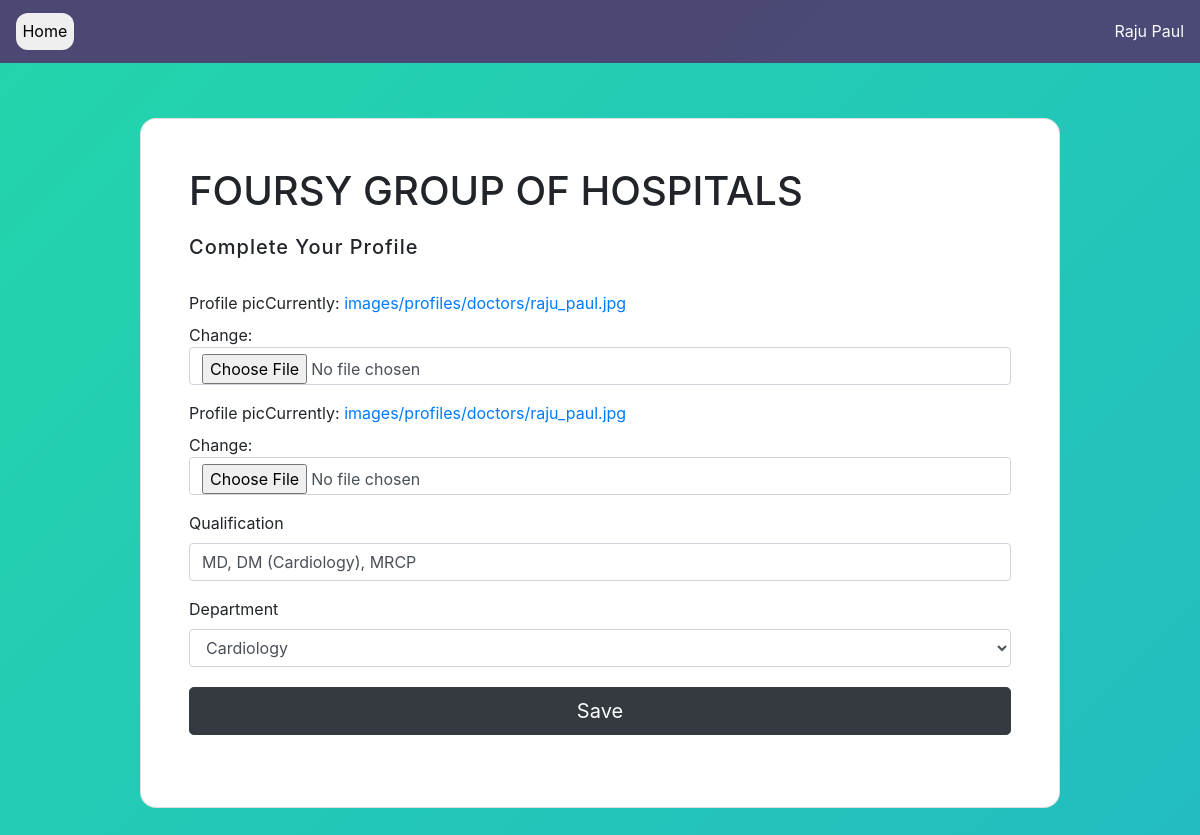
Page /profile/doctor/ (signed in) on the committed database.
### accounts/models.py (models this page shows, shortened)
class User(AbstractUser):
    DOCTOR = 'D'
    PATIENT = 'P'
    USER_TYPES = [
        (DOCTOR, 'Doctor'),
        (PATIENT, 'Patient'),
    ]
    MALE = 'M'
    FEMALE = 'F'
    OTHER = 'O'
    PREFER_NOT_TO_SAY = 'N'
    GENDER = [
        (MALE, 'Male'),
        (FEMALE, 'Female'),
        (OTHER, 'Other'),
        (PREFER_NOT_TO_SAY, 'Prefer not to say')
    ]
    class Meta:
        db_table = 'user'
    user_type = models.CharField(choices=USER_TYPES, max_length=1, default=PATIENT)
    gender = models.CharField(choices=GENDER,  max_length=1, default=PREFER_NOT_TO_SAY)
    phone = PhoneNumberField(null=True, blank=True)
    def is_patient(self):
        if self.user_type == 'P':
            return True
        return False

### profiles/models.py (models this page shows, shortened)
class DoctorProfile(models.Model):
    class Meta:
        db_table = 'doctor_profile'
    user = models.OneToOneField(
        User, on_delete=models.CASCADE,
        primary_key=True, limit_choices_to={'user_type': 'D'},
        related_name='docprofile', #* related_name is used to give alternate name to the reverse relationship
        )
    profile_pic = models.ImageField(upload_to='images/profiles/doctors') #TODO Change directory to /images/doctor/username
    qualification = models.CharField(max_length=100, blank=True, null=True)
    department = models.ForeignKey(Department, on_delete=models.CASCADE)

### profiles/views.py (the view)
# urls.py: path('profile/doctor/', views.doctor_profile, name='doctor-profile'),
@login_required(login_url='accounts:login')
def doctor_profile(request):
    user = request.user
    if user.is_patient():
        return redirect('profiles:profile')
    if DoctorProfile.objects.filter(user=user).exists():
        profile = DoctorProfile.objects.get(user=user)
    else:
        profile = DoctorProfile(user=user)
    if request.method == 'POST':
        form = DoctorProfileUpdateForm(request.POST, instance=profile, files=request.FILES) #* files is used to upload files
        if form.is_valid():
            form.save()
            messages.add_message(request, messages.INFO, 'Profile updated successfully')
            return redirect('accounts:home')
    else:
        form = DoctorProfileUpdateForm(instance=profile)
    return render(request, 'profile.html', {'form': form})

### profiles/forms.py
class DoctorProfileUpdateForm(forms.ModelForm):
    class Meta:
        model = DoctorProfile
        fields = ('profile_pic', 'qualification', 'department')

### PMS/context_processors.py (called while the page is built)
def get_departments(request):
    departments = Department.objects.all()
    return {'departments': departments}

def get_time_slots(request):
    time_slot = Appointment.TIME_SLOT
    return {"time_slot": time_slot}

### hospital/models.py (called while the page is built)
    def __str__(self) -> str:
        return self.name

### profiles/templates/profile.html (shortened to what this page needs)
{% load static %}
{% load bootstrap4 %}
{% bootstrap_css %}
<!DOCTYPE html>
<html>
    <head>
    </head>
    <body>
        {% include 'navbar-simple.html' %}
        <section >
            <div class="row">
                <div class="col-md-12" >
                  <section class="vh-100" >
                    <div class="container py-5 h-100">
                      <div class="row d-flex justify-content-center align-items-center h-100">
                        <div class="col col-xl-10">
                          <div class="card" style="border-radius: 1rem;">
                            <div class="row g-0">
                              <div class="col-12 align-items-center" >
                                <div class="card-body p-4 p-lg-5 text-black">
                                  <form method="post" action="{% url 'profiles:profile' %}" enctype="multipart/form-data">
                                    <div class="d-flex align-items-center mb-3 pb-1">
                                        <span class="h1 fw-bold mb-0">FOURSY GROUP OF HOSPITALS</span>
                                    </div>
                                      <h5 class="fw-normal mb-3 pb-3" style="letter-spacing: 1px;">Complete Your Profile</h5>
                                      <div class="border-0">
                                        {% bootstrap_field form.profile_pic layout='horizontal' %}
                                      </div>
                                      {% bootstrap_form form exclude='profile_pic' %}
                                    <div class="pt-1 mb-4">
                                      <button class="btn btn-dark btn-lg btn-block" type="submit">Save</button>
                                    </div>
                                  </form>
                                </div>
                              </div>
                            </div>
                          </div>
                        </div>
                      </div>
                    </div>
                  </section>
                </div>
             </div>
    </body>
</html>

### templates/navbar-simple.html (shortened to what this page needs)
<nav class="navbar navbar-expand-lg bg-dark">
    <a class="navbar-brand" href="{% url 'accounts:home'%}">
      <button class="button">Home</button>
    </a>
        <ul class="navbar-nav ml-auto">
            <li class="nav-item">
                <p class="text-light mb-0">{{user.get_full_name}}</p>
            </li>
        </ul>
</nav>

### templates/navbar-simple.html (style rules this page uses)
.bg-dark { background-color: #4c4774fa !important; }
.button { border-radius: 12px; border: 2px; font-size: 1rem; padding: 0.4rem; }

### profiles/templates/profile.html (style rules this page uses)
body { background: linear-gradient(-45deg, #ee7752, #e73c7e, #23a6d5, #23d5ab); background-size: 500% 500%; animation: gradient 15s ease infinite; height: 150%; }
.button { border-radius: 12px; border: 2px; font-size: 1rem; padding: 0.4rem; }

### rows in the picture
User: get_full_name "Raju Paul"
DoctorProfile: qualification "MD, DM (Cardiology), MRCP", department "Cardiology"
